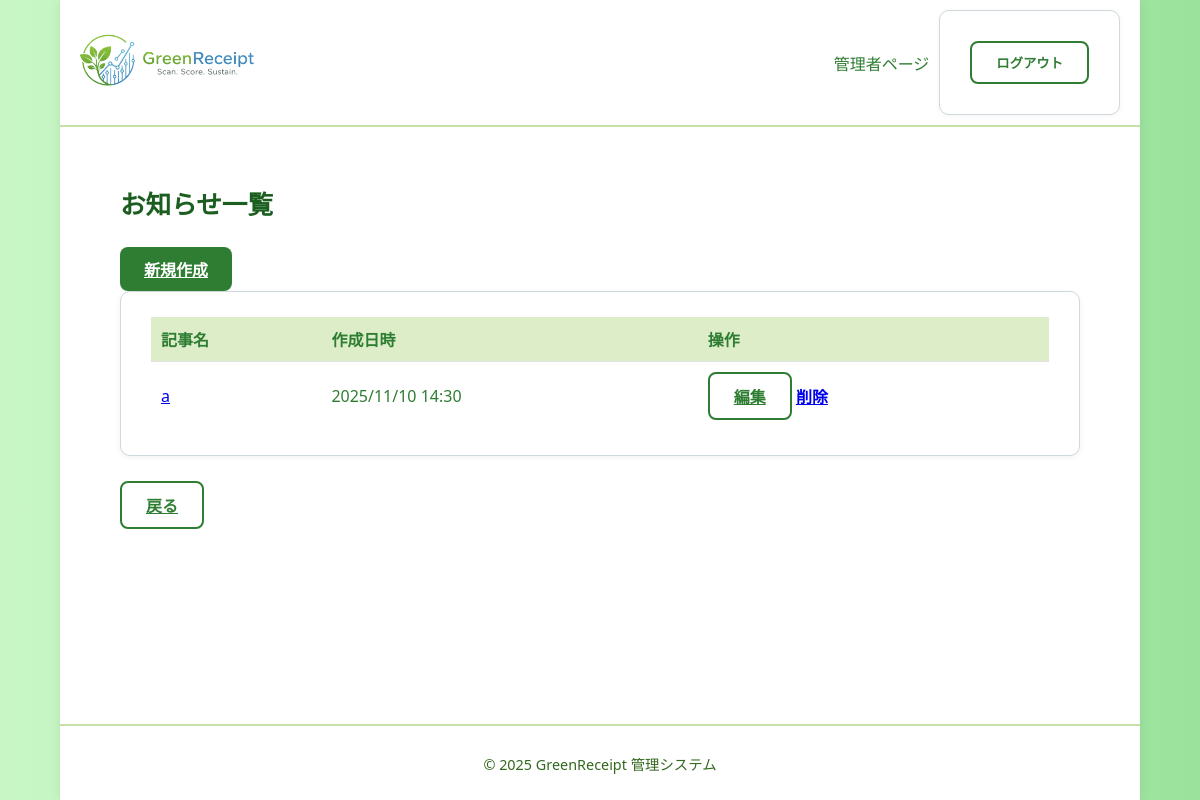
Before: /staff/announcements/ (signed in) with the older database file.
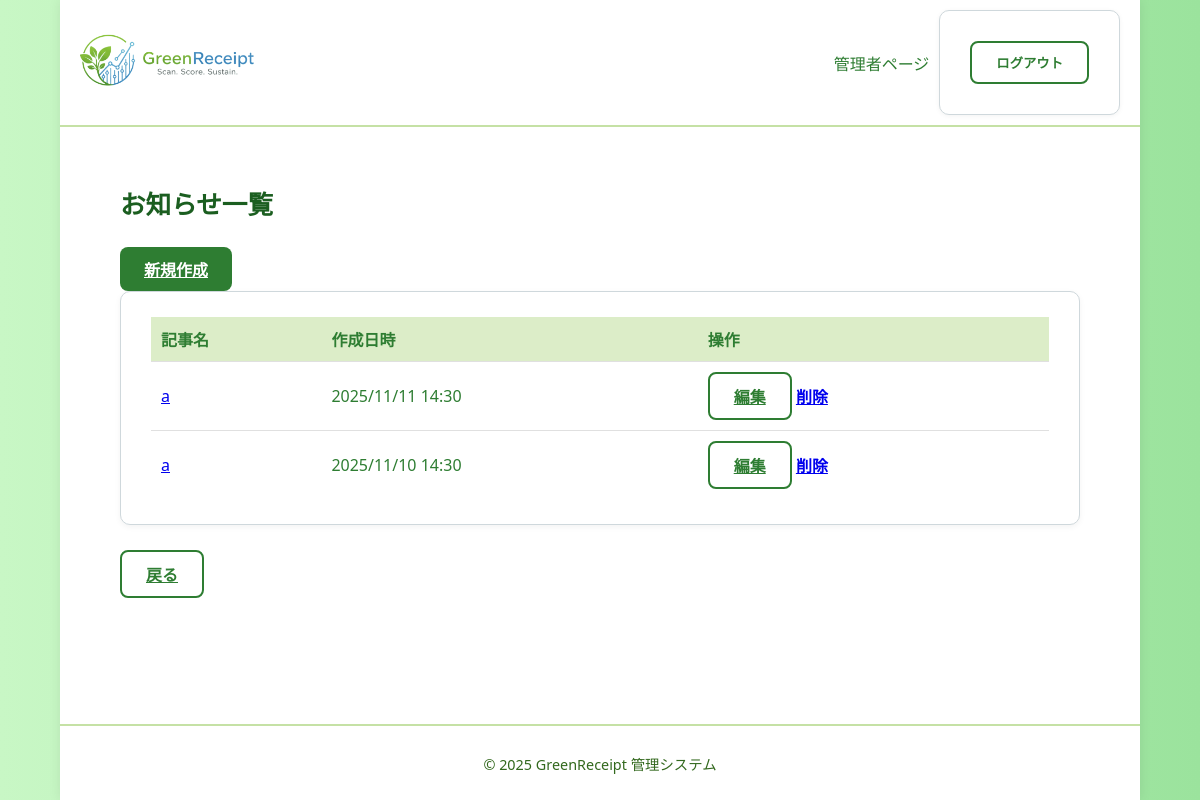
After: the same page with the newer database file.
### core/models.py (models this page shows, shortened)
class Announcement(models.Model):
    title = models.CharField(max_length=100, verbose_name='記事名')
    content = models.TextField(verbose_name='内容')
    image = models.ImageField(
        upload_to='announcements/', null=True, blank=True, verbose_name='画像')
    created_at = models.DateTimeField(auto_now_add=True, verbose_name='作成日時')
    class Meta:
        verbose_name = 'お知らせ'
        verbose_name_plural = 'お知らせ'

### core/views.py (the view)
# urls.py: path("staff/announcements/", views.announcement_list, name="announcement_list"),
@staff_member_required
def announcement_list(request):
    announcements = Announcement.objects.all().order_by('-created_at')
    return render(request, 'admin/announcement_list.html', {'announcements': announcements})

### core/templates/admin/announcement_list.html (shortened to what this page needs)
{% extends 'admin/admin_base.html' %}
{% block content %}
  <main class="dashboard-main">
    <div class="dashboard-container">
      <div class="d-flex justify-content-between align-items-center mb-3">
        <h1>お知らせ一覧</h1>
        <a href="{% url 'core:announcement_create' %}" class="btn btn-primary">新規作成</a>
      </div>
      <div class="card">
        <div class="card-body">
          <table class="table">
            <thead>
              <tr>
                <th>記事名</th>
                <th>作成日時</th>
                <th>操作</th>
              </tr>
            </thead>
            <tbody>
              {% for announcement in announcements %}
              <tr>
                <td><a href="{% url 'core:announcement_detail' announcement.id %}">{{ announcement.title }}</a></td>
                <td>{{ announcement.created_at|date:"Y/m/d H:i" }}</td>
                <td>
                  <a href="{% url 'core:announcement_update' announcement.id %}" class="btn btn-secondary btn-sm btn-action">編集</a>
                  <a href="{% url 'core:announcement_delete' announcement.id %}" class="btn btn-danger btn-sm btn-action" onclick="return confirm('「{{ announcement.title }}」を本当に削除してもよろしいですか？');">削除</a>
                </td>
              </tr>
              {% endfor %}
            </tbody>
          </table>
        </div>
      </div>
      <a href="{% url 'core:staff_index' %}" class="btn btn-secondary mt-3">戻る</a>
    </div>
  </main>
{% endblock %}

Changed rows visible on the page:
added Announcement: title "a", created_at "2025/11/11 14:30"
